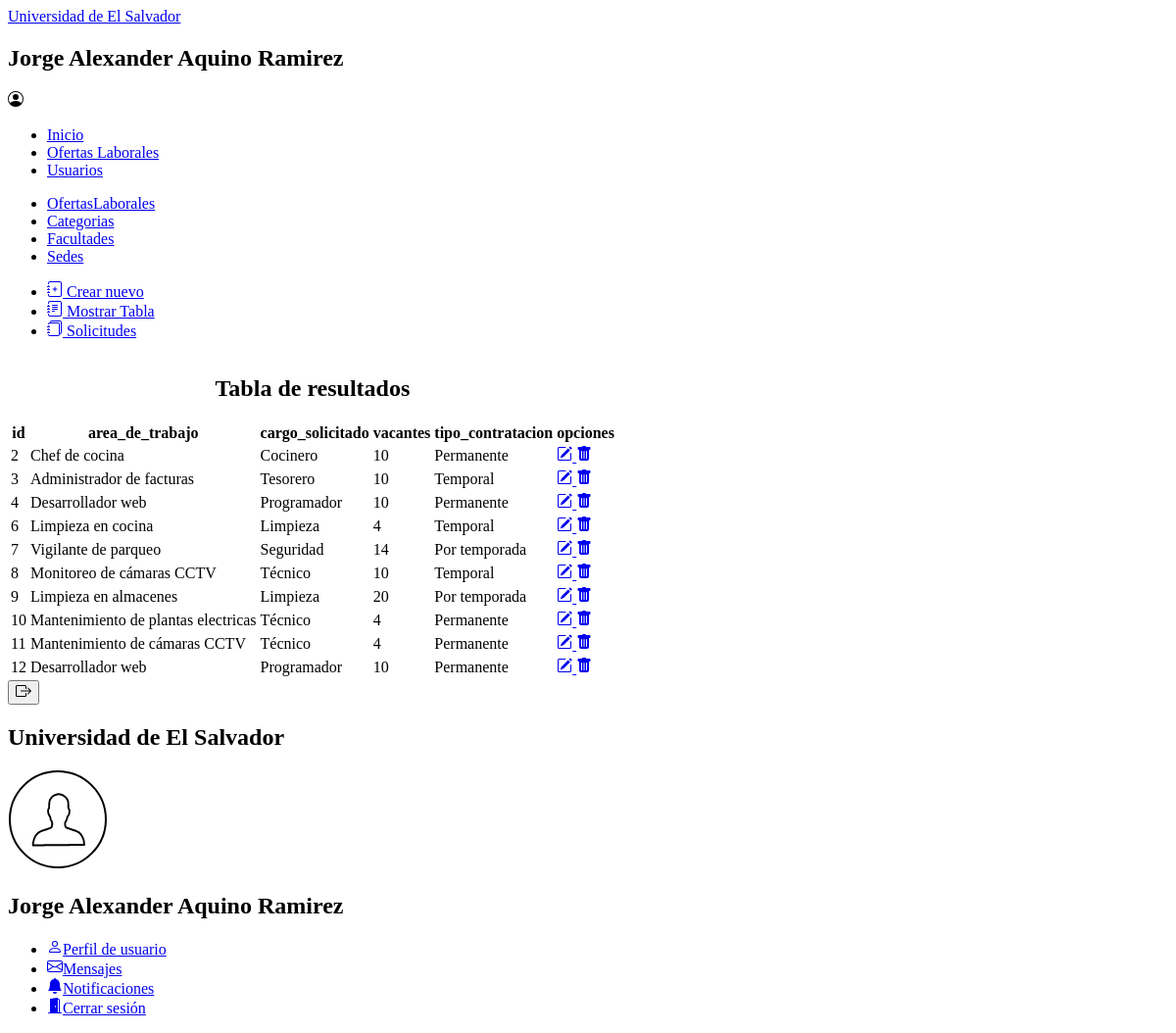
Page /inicio/all-ofertaslaborales (signed in) on the earlier database version.
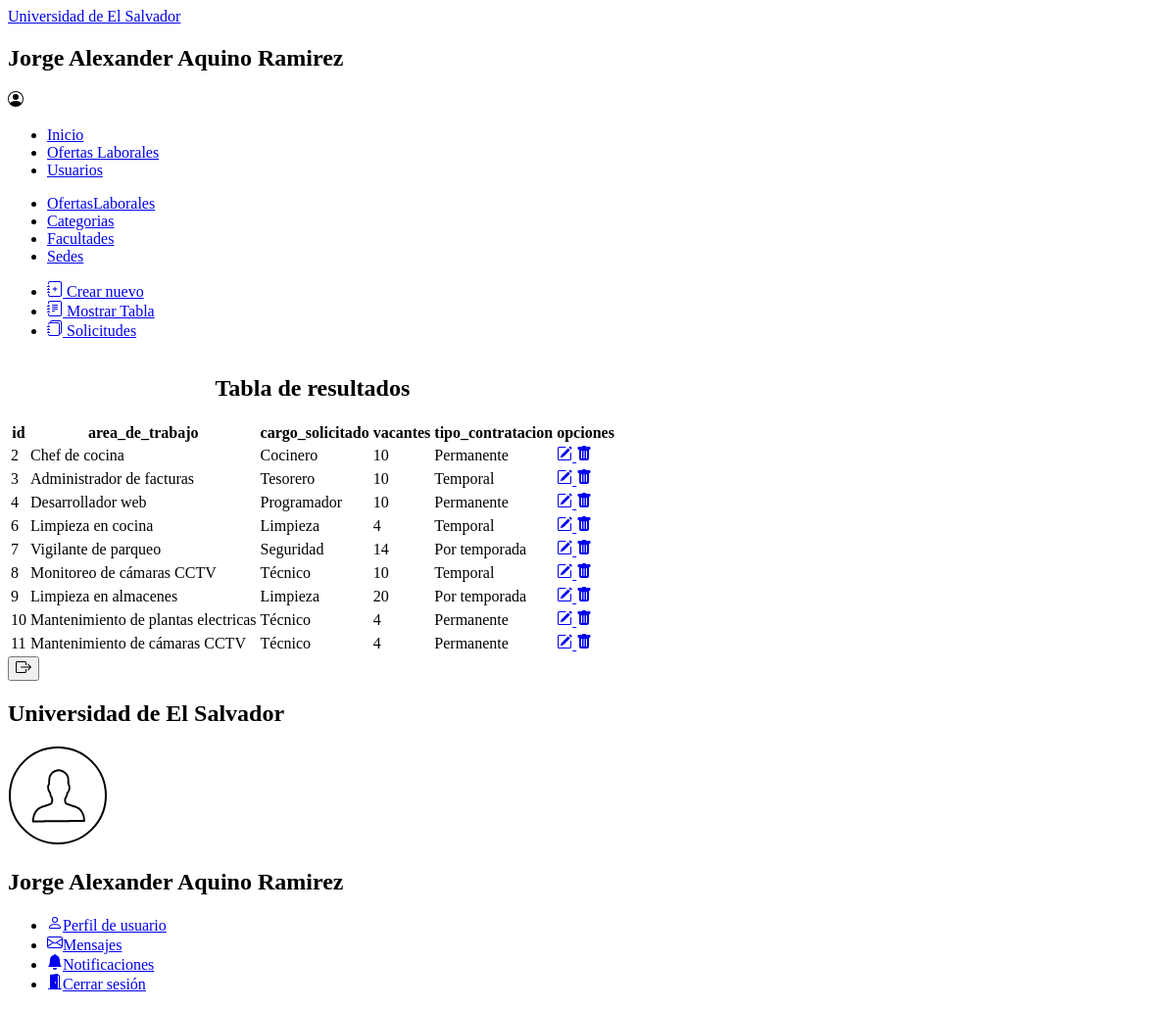
Same page on the later database version.
### apps/OfertasLaborales/models.py (models this page shows, shortened)
class OfertaLaboral(models.Model):
    area_de_trabajo = models.CharField(max_length=150, default=None, null=True)
    cargo_solicitado = models.CharField(max_length=150, default=None, null=True)
    vacantes = models.CharField(max_length=150, default=None, null=True)
    tipo_contratacion = models.CharField(max_length=150, default=None, null=True)
    nivel_experiencia = models.CharField(max_length=150, default=None, null=True)
    generos = models.CharField(max_length=150, default=None, null=True)
    edad_solicitada = models.CharField(max_length=150, default=None, null=True)
    salario_minimo = models.DecimalField(max_digits=10000,decimal_places=2,default=0.00, null=True)
    salario_maximo = models.DecimalField(max_digits=10000,decimal_places=2,default=0.00, null=True)
    descripcion = models.CharField(max_length=1000, default=None, null=True)
    categoria = models.ForeignKey(Categoria, on_delete=models.CASCADE)
    facultad = models.ForeignKey(Facultad, on_delete=models.CASCADE)
    sede = models.ForeignKey(Sede, on_delete=models.CASCADE)

### apps/Administracion/views.py (the view)
# urls.py: path('inicio/all-ofertaslaborales', views.OfertasLaboralesAll.as_view(), name='ofertaslaborales_all'),
class OfertasLaboralesAll(Registros):
    def __init__(self):
        template_name = 'Administracion/gestionTabla.html'
        title = None
        objeto = 'OfertaLaboral'
        url = 'ofertaslaborales_all'
        Registros.__init__(self, template_name, OfertaLaboral, OfertasLaboralesForm, title, objeto, url)

### apps/Administracion/views.py (called while the page is built)
    def get(self, request):
        context = self.get_context_data(titulo = self.title, objeto = self.objeto)
        context['model'] = self.model.objects.all().values()
        context['form'] = self.form()
        return render(request, self.template_name, context)

### templates/Administracion/gestionTabla.html (shortened to what this page needs)
<!DOCTYPE html>
{% extends 'Administracion/gestionregistros.html' %}
{% load compress %}
{% load static %}
{% block main %}
<div class="contenedor-tabla">
    <table class="tabla-formularios">
        <caption>
            <h2>Tabla de resultados</h2>
        </caption>
        <thead>
            {% for field in model.values %}
                {% if forloop.last %}
                {% for dato in field.keys %}
                    {% if forloop.counter <= 5 %}
                    <th>{{dato}}</th>
                    {% endif %}
                {% endfor %}
                <th>opciones</th>
                {% endif %}
            {% endfor %}
        </thead>
        <tbody>
            {% for field in model.values %}
                <tr>
                {% for dato in field.values %}
                    {% if forloop.counter <= 5 %}
                    <td>{{dato}}</td>
                    {% endif %}
                {% endfor %}
                <td>
                    <a class="btn-table btn-update-tb"
                    {% if objeto == 'OfertaLaboral' %}
                    href="{% url 'ofertaslaborales_update' field.id %}"
                    {% elif objeto == 'Categoria'%}
                    href="{% url 'categorias_update' field.id %}"
                    {% elif objeto == 'Facultad'%}
                    href="{% url 'facultades_update' field.id %}"
                    {% elif objeto == 'Sede'%}
                    href="{% url 'sedes_update' field.id %}"
                    {% endif %}>
                    </a>
                    <a class="btn-table btn-delete-tb"
                     {% if objeto == 'OfertaLaboral' %}
                     href="{% url 'ofertalaboral_delete' field.id %}"
                     {% elif objeto == 'Categoria'%}
                     href="{% url 'categoria_delete' field.id %}"
                     {% elif objeto == 'Facultad'%}
                     href="{% url 'facultad_delete' field.id %}"
                     {% elif objeto == 'Sede'%}
                     href="{% url 'sede_delete' field.id %}"
                     {% endif %}>
                    </a>
                </td>
                </tr>
            {% endfor %}
        </tbody>
    </table>
</div>
{% endblock main %}

Differences in the rows shown:
removed OfertaLaboral: keys "id" "area_de_trabajo" "cargo_solicitado" "vacantes" "tipo_contratacion", values "12" "Desarrollador web" "Programador" "10" "Permanente"
Other differences:
new list line: "id"
new list line: "area_de_trabajo"
new list line: "cargo_solicitado"
new list line: "vacantes"
new list line: "tipo_contratacion"
